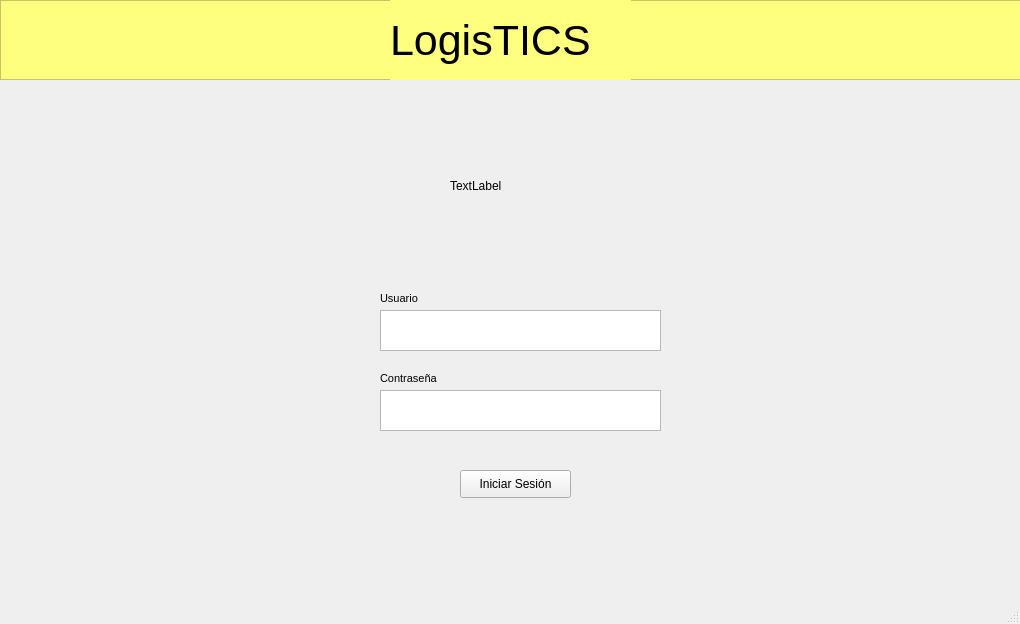
<?xml version="1.0" encoding="UTF-8"?>
<ui version="4.0">
 <class>login</class>
 <widget class="QMainWindow" name="login">
  <property name="geometry">
   <rect>
    <x>0</x>
    <y>0</y>
    <width>1020</width>
    <height>624</height>
   </rect>
  </property>
  <property name="windowTitle">
   <string>MainWindow</string>
  </property>
  <property name="autoFillBackground">
   <bool>false</bool>
  </property>
  <widget class="QWidget" name="centralwidget">
   <widget class="QFrame" name="headerFrame">
    <property name="geometry">
     <rect>
      <x>0</x>
      <y>0</y>
      <width>1021</width>
      <height>80</height>
     </rect>
    </property>
    <property name="autoFillBackground">
     <bool>false</bool>
    </property>
    <property name="styleSheet">
     <string notr="true">background-color: rgb(255, 255, 127);</string>
    </property>
    <property name="frameShape">
     <enum>QFrame::StyledPanel</enum>
    </property>
    <property name="frameShadow">
     <enum>QFrame::Raised</enum>
    </property>
    <widget class="QLabel" name="label">
     <property name="geometry">
      <rect>
       <x>390</x>
       <y>0</y>
       <width>241</width>
       <height>81</height>
      </rect>
     </property>
     <property name="font">
      <font>
       <pointsize>32</pointsize>
      </font>
     </property>
     <property name="frameShadow">
      <enum>QFrame::Sunken</enum>
     </property>
     <property name="text">
      <string>LogisTICS</string>
     </property>
    </widget>
   </widget>
   <widget class="QLabel" name="label_2">
    <property name="geometry">
     <rect>
      <x>430</x>
      <y>100</y>
      <width>171</width>
      <height>161</height>
     </rect>
    </property>
    <property name="styleSheet">
     <string notr="true">border-image: url(:/iconoUsuario/IconoUsuario.png);</string>
    </property>
    <property name="text">
     <string/>
    </property>
   </widget>
   <widget class="QPlainTextEdit" name="userTextEdit">
    <property name="geometry">
     <rect>
      <x>380</x>
      <y>310</y>
      <width>281</width>
      <height>41</height>
     </rect>
    </property>
    <property name="cursor" stdset="0">
     <cursorShape>IBeamCursor</cursorShape>
    </property>
   </widget>
   <widget class="QPlainTextEdit" name="passwordTextEdit">
    <property name="geometry">
     <rect>
      <x>380</x>
      <y>390</y>
      <width>281</width>
      <height>41</height>
     </rect>
    </property>
    <property name="cursor" stdset="0">
     <cursorShape>IBeamCursor</cursorShape>
    </property>
    <property name="inputMethodHints">
     <set>Qt::ImhHiddenText|Qt::ImhMultiLine|Qt::ImhSensitiveData</set>
    </property>
   </widget>
   <widget class="QLabel" name="label_3">
    <property name="geometry">
     <rect>
      <x>380</x>
      <y>290</y>
      <width>71</width>
      <height>16</height>
     </rect>
    </property>
    <property name="font">
     <font>
      <pointsize>8</pointsize>
     </font>
    </property>
    <property name="text">
     <string>Usuario</string>
    </property>
   </widget>
   <widget class="QLabel" name="label_4">
    <property name="geometry">
     <rect>
      <x>380</x>
      <y>370</y>
      <width>111</width>
      <height>16</height>
     </rect>
    </property>
    <property name="font">
     <font>
      <pointsize>8</pointsize>
     </font>
    </property>
    <property name="text">
     <string>Contraseña</string>
    </property>
   </widget>
   <widget class="QPushButton" name="pushButton">
    <property name="geometry">
     <rect>
      <x>460</x>
      <y>470</y>
      <width>111</width>
      <height>28</height>
     </rect>
    </property>
    <property name="text">
     <string>Iniciar Sesión</string>
    </property>
   </widget>
   <widget class="QLabel" name="label_5">
    <property name="geometry">
     <rect>
      <x>450</x>
      <y>120</y>
      <width>131</width>
      <height>131</height>
     </rect>
    </property>
    <property name="styleSheet">
     <string notr="true">border-image: url(:/userIcon/IconoUsuario.png);</string>
    </property>
    <property name="text">
     <string>TextLabel</string>
    </property>
   </widget>
   <widget class="QLabel" name="label_6">
    <property name="geometry">
     <rect>
      <x>380</x>
      <y>430</y>
      <width>241</width>
      <height>41</height>
     </rect>
    </property>
    <property name="styleSheet">
     <string notr="true">color:red;</string>
    </property>
    <property name="text">
     <string/>
    </property>
   </widget>
  </widget>
  <widget class="QStatusBar" name="statusbar"/>
 </widget>
 <resources/>
 <connections/>
</ui>
